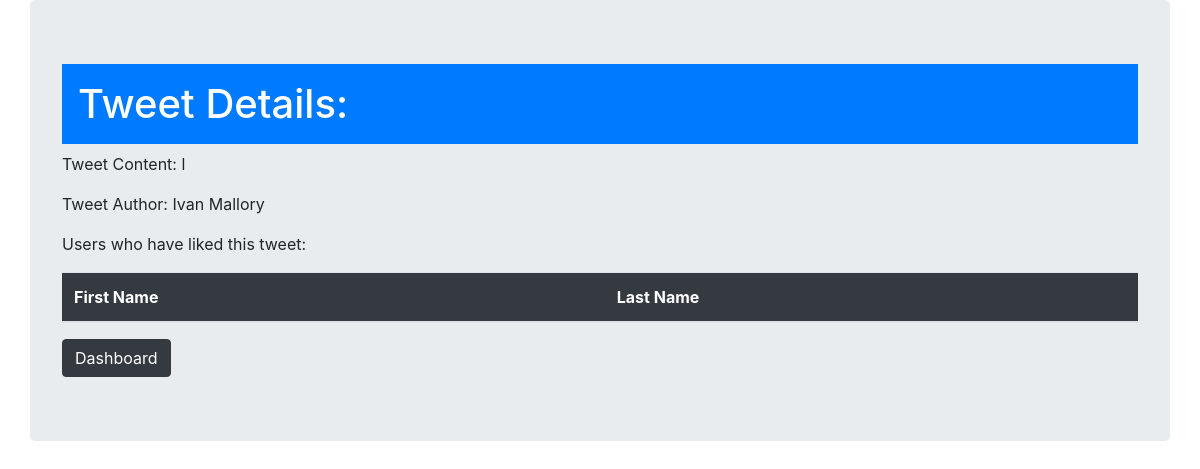
/tweet_details/7 (signed in), run on the app's committed database.
### app.py (models this page shows)
class Tweet(db.Model):
    id = db.Column (db.Integer, primary_key=True)
    content = db.Column(db.String(255))
    author_id = db.Column(db.Integer, db.ForeignKey('user.id'), nullable=False)
    author = db.relationship('User', foreign_keys=[author_id], backref="user_tweets")
    created_at = db.Column(db.DateTime, server_default=func.now())
    updated_at = db.Column(db.DateTime, server_default=func.now(), onupdate=func.now())

class User(db.Model):
    id = db.Column (db.Integer, primary_key=True)
    first_name = db.Column(db.String(45))
    last_name = db.Column(db.String(45))
    email = db.Column(db.String(45))
    password = db.Column(db.String(70))
    tweets_this_user_likes = db.relationship('Tweet', secondary=likes_table, backref="users_who_like_this_tweet")
    users_this_user_is_following = db.relationship('User', secondary=follow_table,
                                primaryjoin="User.id==following.c.follower",
                                secondaryjoin="User.id==following.c.followed")
    users_who_follow_this_user = db.relationship('User', secondary=follow_table,
                                primaryjoin="User.id==following.c.followed",
                                secondaryjoin="User.id==following.c.follower")
    created_at = db.Column(db.DateTime, server_default=func.now())
    updated_at = db.Column(db.DateTime, server_default=func.now(), onupdate=func.now())

### app.py (the view)
@app.route('/tweet_details/<tweet_id>')
def tweet_details(tweet_id):
    tweet = Tweet.query.get(tweet_id)
    if not tweet:
        return redirect("/success")
    else:
        user_who_have_liked = tweet.users_who_like_this_tweet
    return render_template("tweet_details.html", tweet = tweet, user_who_have_liked = user_who_have_liked)

### templates/tweet_details.html (shortened to what this page needs)
<!DOCTYPE html>
<html lang="en">
<head>
    <link rel="stylesheet" href="https://stackpath.bootstrapcdn.com/bootstrap/4.4.1/css/bootstrap.min.css">
</head>
<body>
    <div class="container jumbotron">
        <div class="row">
            <div class="col">
                <h1 class="bg-primary p-3 text-white">Tweet Details:</h1>
                <p>Tweet Content: {{tweet['content']}}</p>
                <p>Tweet Author: {{tweet.author.first_name}}  {{tweet.author.last_name}}</p>
                <p>Users who have liked this tweet:</p>
                <table class="table bg-dark text-white">
                    <thead>
                        <tr>
                            <th>First Name</th>
                            <th>Last Name</th>
                        </tr>
                    </thead>
                </table>
                <button class="btn btn-dark"><a class="text-white" href="/success">Dashboard</a></button>
            </div>
        </div>
    </div>
</body>
</html>

### data on the page
Tweet: content "l"
User: author.first_name "Ivan", author.last_name "Mallory"
